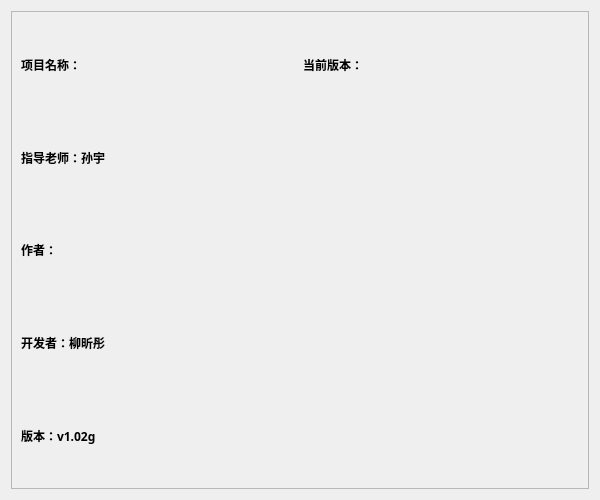
<?xml version="1.0" encoding="UTF-8"?>
<ui version="4.0">
 <class>AboutDialog</class>
 <widget class="QDialog" name="AboutDialog">
  <property name="geometry">
   <rect>
    <x>0</x>
    <y>0</y>
    <width>600</width>
    <height>500</height>
   </rect>
  </property>
  <property name="windowTitle">
   <string>Dialog</string>
  </property>
  <layout class="QHBoxLayout" name="horizontalLayout">
   <item>
    <widget class="QScrollArea" name="scrollArea">
     <property name="widgetResizable">
      <bool>true</bool>
     </property>
     <widget class="QWidget" name="scrollAreaWidgetContents">
      <property name="geometry">
       <rect>
        <x>0</x>
        <y>0</y>
        <width>580</width>
        <height>480</height>
       </rect>
      </property>
      <layout class="QGridLayout" name="gridLayout">
       <item row="0" column="0">
        <widget class="QLabel" name="nameLabel">
         <property name="font">
          <font>
           <family>Agency FB</family>
           <weight>75</weight>
           <bold>true</bold>
          </font>
         </property>
         <property name="text">
          <string>项目名称：</string>
         </property>
        </widget>
       </item>
       <item row="0" column="1">
        <widget class="QLabel" name="versionLabel">
         <property name="font">
          <font>
           <family>Agency FB</family>
           <weight>75</weight>
           <bold>true</bold>
          </font>
         </property>
         <property name="text">
          <string>当前版本：</string>
         </property>
        </widget>
       </item>
       <item row="1" column="0">
        <widget class="QLabel" name="teacherLabel">
         <property name="font">
          <font>
           <family>Agency FB</family>
           <weight>75</weight>
           <bold>true</bold>
          </font>
         </property>
         <property name="text">
          <string>指导老师：孙宇</string>
         </property>
        </widget>
       </item>
       <item row="2" column="0">
        <widget class="QLabel" name="Author">
         <property name="font">
          <font>
           <family>Agency FB</family>
           <weight>75</weight>
           <bold>true</bold>
          </font>
         </property>
         <property name="text">
          <string>作者：</string>
         </property>
        </widget>
       </item>
       <item row="3" column="0" colspan="2">
        <widget class="QLabel" name="member1">
         <property name="font">
          <font>
           <family>Agency FB</family>
           <weight>75</weight>
           <bold>true</bold>
          </font>
         </property>
         <property name="text">
          <string>开发者：柳昕彤</string>
         </property>
        </widget>
       </item>
       <item row="4" column="0" colspan="2">
        <widget class="QLabel" name="member2">
         <property name="font">
          <font>
           <family>Agency FB</family>
           <weight>75</weight>
           <bold>true</bold>
          </font>
         </property>
         <property name="text">
          <string>版本：v1.02g</string>
         </property>
        </widget>
       </item>
      </layout>
     </widget>
    </widget>
   </item>
  </layout>
 </widget>
 <tabstops>
  <tabstop>scrollArea</tabstop>
 </tabstops>
 <resources/>
 <connections/>
</ui>
